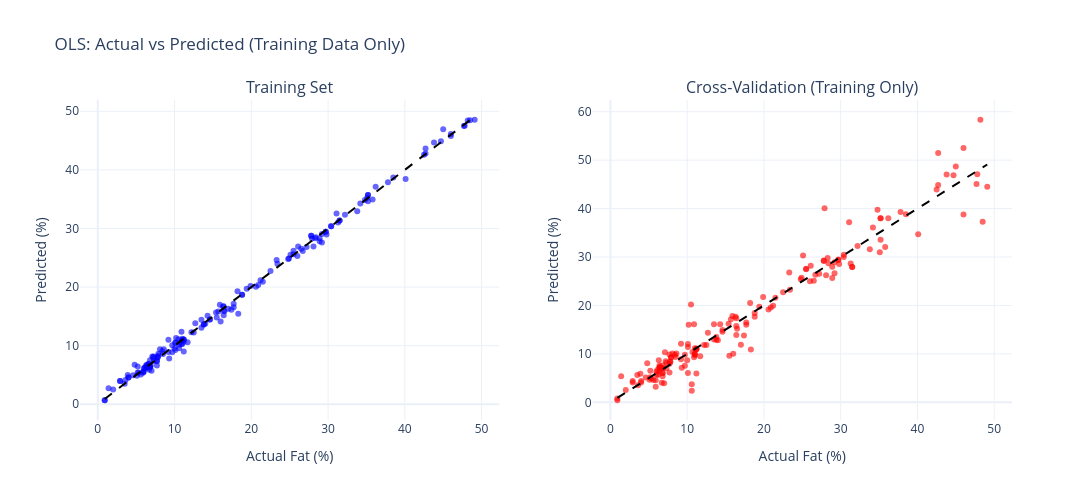

This figure's notebook cell:
### Markdown cell above
### 2.4 OLS Diagnostics

### Code cell
fig = make_subplots(rows=1, cols=2,
    subplot_titles=("Training Set", "Cross-Validation (Training Only)"))

# Training predictions
fig.add_trace(go.Scatter(x=y_train, y=y_train_pred_mlr, mode='markers',
    marker=dict(color='blue', size=6, opacity=0.6),
    name='Train'), row=1, col=1)

# CV predictions
fig.add_trace(go.Scatter(x=y_train, y=y_train_pred_cv_mlr, mode='markers',
    marker=dict(color='red', size=6, opacity=0.6),
    name='CV'), row=1, col=2)

# Perfect prediction lines
y_range = [y_train.min(), y_train.max()]
for col in [1, 2]:
    fig.add_trace(go.Scatter(x=y_range, y=y_range, mode='lines',
        line=dict(color='black', dash='dash'), showlegend=False), row=1, col=col)

fig.update_xaxes(title_text="Actual Fat (%)", row=1, col=1)
fig.update_xaxes(title_text="Actual Fat (%)", row=1, col=2)
fig.update_yaxes(title_text="Predicted (%)", row=1, col=1)
fig.update_yaxes(title_text="Predicted (%)", row=1, col=2)

fig.update_layout(title="OLS: Actual vs Predicted (Training Data Only)", 
                  width=1200, height=500, showlegend=False)
fig.show()

print("\n💡 WHAT THIS SHOWS:")
print("   Left: Model fits training data reasonably well")
print("   Right: CV predictions worse → model is overfitting to noise")
print("   → This is why we need PCR or PLSR!")

### Figure 1 — Plotly figure (JSON) as saved in the notebook; plotly's stock layout.template omitted (floating-point values rounded to 4 significant figures; data arrays with more than 128 entries replaced by an {"elided": "..."} marker saying what was removed)
{"data": [{"marker": {"color": "blue", "opacity": 0.6, "size": 6}, "mode": "markers", "name": "Train", "type": "scatter", "x": {"elided": "172 float values"}, "xaxis": "x", "y": {"elided": "172 float values"}, "yaxis": "y"}, {"marker": {"color": "red", "opacity": 0.6, "size": 6}, "mode": "markers", "name": "CV", "type": "scatter", "x": {"elided": "172 float values"}, "xaxis": "x2", "y": {"elided": "172 float values"}, "yaxis": "y2"}, {"line": {"color": "black", "dash": "dash"}, "mode": "lines", "showlegend": false, "type": "scatter", "x": [0.9, 49.1], "xaxis": "x", "y": [0.9, 49.1], "yaxis": "y"}, {"line": {"color": "black", "dash": "dash"}, "mode": "lines", "showlegend": false, "type": "scatter", "x": [0.9, 49.1], "xaxis": "x2", "y": [0.9, 49.1], "yaxis": "y2"}], "layout": {"annotations": [{"font": {"size": 16}, "showarrow": false, "text": "Training Set", "x": 0.225, "xanchor": "center", "xref": "paper", "y": 1, "yanchor": "bottom", "yref": "paper"}, {"font": {"size": 16}, "showarrow": false, "text": "Cross-Validation (Training Only)", "x": 0.775, "xanchor": "center", "xref": "paper", "y": 1, "yanchor": "bottom", "yref": "paper"}], "height": 500, "showlegend": false, "title": {"text": "OLS: Actual vs Predicted (Training Data Only)"}, "width": 1200, "xaxis": {"anchor": "y", "domain": [0, 0.45], "title": {"text": "Actual Fat (%)"}}, "xaxis2": {"anchor": "y2", "domain": [0.55, 1], "title": {"text": "Actual Fat (%)"}}, "yaxis": {"anchor": "x", "domain": [0, 1], "title": {"text": "Predicted (%)"}}, "yaxis2": {"anchor": "x2", "domain": [0, 1], "title": {"text": "Predicted (%)"}}}}
